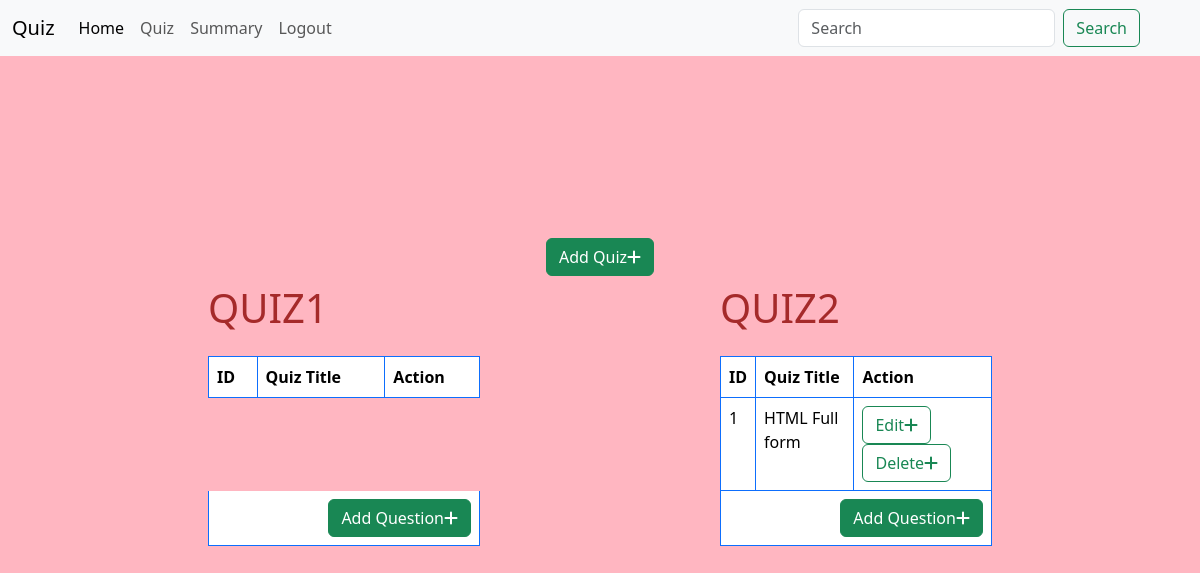
The page /quiz on the database its author committed.
### Backend/models.py (models this page shows)
class Quiz(db.Model):
    id=db.Column(db.Integer,primary_key=True)
    ch_id=db.Column(db.Integer,db.ForeignKey('chapter.id'))
    date_of_quiz=db.Column(db.Date,nullable=False)
    time_duration=db.Column(db.Time,nullable=False)
    remarks=db.Column(db.String,nullable=False)
    questions=db.relationship('Question',backref='quiz',lazy=True)

class Question(db.Model):
    id=db.Column(db.Integer,primary_key=True)
    quiz_id=db.Column(db.Integer,db.ForeignKey('quiz.id'))
    question_statement=db.Column(db.String,nullable=False)
    option1=db.Column(db.String,nullable=False)
    option2=db.Column(db.String,nullable=False)
    option3=db.Column(db.String,nullable=False)
    option4=db.Column(db.String,nullable=False)
    correct_answer=db.Column(db.String,nullable=False)

### Backend/controllers.py (the view)
@app.route('/quiz')
def quize():
  chapters=Chapter.query.all()
  quizes=Quiz.query.filter_by(ch_id=Chapter.id)
  questions=Question.query.all()
  return render_template('Admin_add/quiz.html',quizes=quizes,questions=questions,chapters=chapters)

### templates/Admin_add/quiz.html (shortened to what this page needs)
{%extends 'layout.html'%}
{%block navbar%}
<nav class="navbar navbar-expand-lg bg-body-tertiary container-fluid for_nav">
    <div class="container-fluid ">
      <a class="navbar-brand" href="#">Quiz</a>
      <div class="collapse navbar-collapse" id="navbarSupportedContent">
        <ul class="navbar-nav me-auto mb-2 mb-lg-0">
          <li class="nav-item">
            <a class="nav-link active" aria-current="page" href="{{url_for('admind')}}">Home</a>
          </li>
          <li class="nav-item">
            <a class="nav-link" href="{{url_for('quize')}}">Quiz</a>
          </li>
          <li class="nav-item">
            <a class="nav-link" href="#">Summary</a>
          </li>
          <li class="nav-item">
            <a class="nav-link" href="#">Logout</a>
          </li>
        </ul>
        <form class="d-flex" role="search">
          <input class="form-control me-2" type="search" placeholder="Search" aria-label="Search">
          <button class="btn btn-outline-success" type="submit">Search</button>
        </form>
      </div>
    </div>
  </nav>
{%endblock%}
{%block content%}
  <a href="{{url_for('quizad')}}"class="btn btn-success">Add Quiz<i class="fa-solid fa-plus"></i></a>
  <div class="table_arrang">
{%for quiz in quizes%}
<table class="table table-bordered border-primary caption-top w-50">
      <caption><a href="{{url_for('quizshow')}}"><h1>QUIZ{{quiz.id}}</h1></a></caption>
      <thead>
        <tr>
          <th>ID</th>
          <th>Quiz Title</th>
          <th>Action</th>
        </tr>
      </thead>
      <tbody>
  {%for question in quiz.questions%}
        <tr>
          <td>{{question.id}}</td>
          <td>{{question.question_statement}}</td>
          <td><a href="{{url_for('chap_add')}}" class="btn btn-outline-success">Edit<i class="fa-solid fa-plus"></i></a>
            <a href="#" class="btn btn-outline-success">Delete<i class="fa-solid fa-plus"></i></a>
          </td>
        </tr>
  {%endfor%}
      </tbody>
      <tfoot><tr><td colspan="3" class="text-end"><a href="{{url_for('questad')}}" class="btn btn-success">Add Question<i class="fa-solid fa-plus"></i></a>
      </td></tr></tfoot>
    </table>
  {%endfor%}
</div>
{%endblock%}

### static/main.css (style rules this page uses)
html,body { margin:0; padding:0; overflow-x: hidden; }
.body_design { min-height:100vh; width:100vw; padding:0; margin:0; background-color: lightpink; display: flex; justify-content: center; align-items: center; flex-direction: column; }
h1 { color:brown; margin-bottom:0.4em; }
a { text-decoration:none; color:black; }
.for_nav { position:fixed; top:0; width:100vw; padding-right:3em; margin-bottom:50px; }
.table_arrang { display:flex; flex-direction: row; gap:15em; }

### rows shown on the page
Quiz: id "1"
Quiz: id "2"
Question: id "1", question_statement "HTML Full form"
